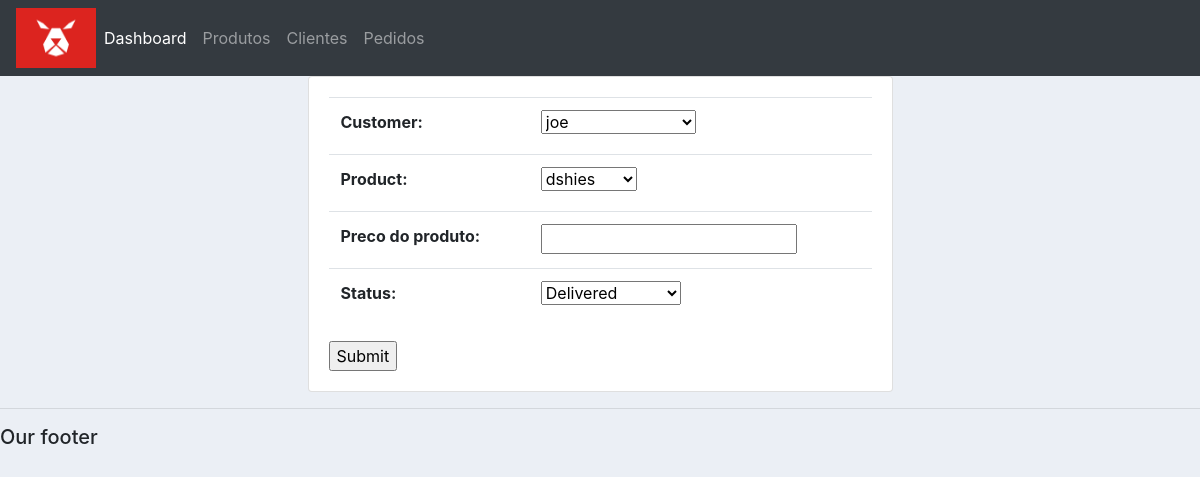
/update_order/4, run on the app's committed database.
### accounts/models.py (models this page shows, shortened)
class Order(models.Model):
    STATUS = (
        ('Pending', 'Pending'),
        ('Out for Delivery', 'Out for delivery'),
        ('Delivered','Delivered')
    )
    customer = models.ForeignKey(Customer, null=True, on_delete=models.SET_NULL)
    product = models.ForeignKey(Product, null=True, on_delete=models.SET_NULL) #EXPLICAR OU ALTERAR ISSO
    preco_do_produto = models.FloatField(null=True)
    date_created = models.DateTimeField(auto_now_add=True, null=True)
    status = models.CharField(max_length=200, null=True, choices=STATUS)

### accounts/views.py (the view)
# urls.py: path('update_order/<str:pk>', views.updateOrder, name="update_order"),
def updateOrder(request, pk):
    order = Order.objects.get(id=pk)
    form = OrderForm(instance=order)
    context = {'form': form}
    if request.method == 'POST' :
        form = OrderForm(request.POST, instance=order)
        if form.is_valid():
            form.save()
            return redirect('/')
    return render(request, 'accounts/order_form.html', context)

### accounts/forms.py
class OrderForm(ModelForm):
    class Meta:
        model = Order
        fields = '__all__'

### accounts/models.py (called while the page is built)
    def __str__(self):
        return self.name

    def __str__(self):
        return self.name

### accounts/templates/accounts/order_form.html (shortened to what this page needs)
{% extends 'accounts/main.html' %}
{% load static %}
{% block content %}
<div class="row">
    <div class="col-md-3">
    </div>
    <div class="col-md-6">
        <div class="card card-body">
            <form action="" method="POST">
                <table class="table">
                   {{ form }}
                </table>
                <input type="submit" name="Submit">
            </form>
        </div>
    </div>
</div>
{% endblock %}

### static/css/main.css (style rules this page uses)
body { background-color: #ebeff5; }

### data on the page
Order: customer "joe", product "dshies", status "Delivered"
